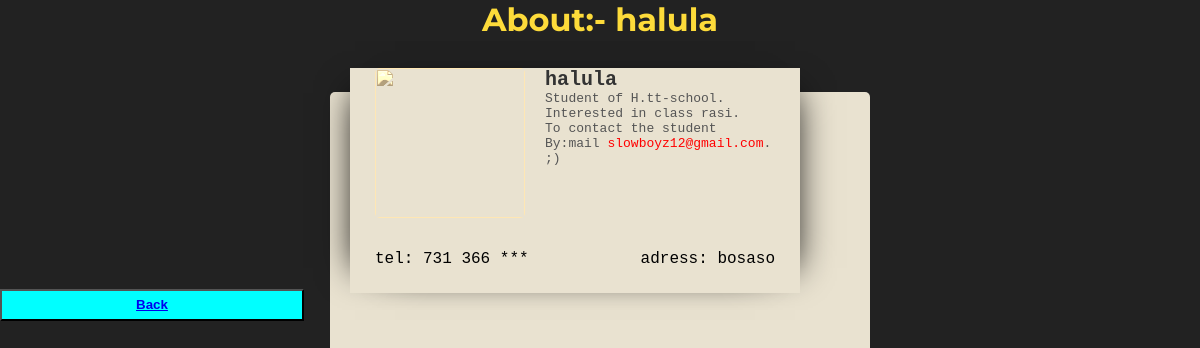
Page /detail_id/1/ on the committed database.
### student/models.py (models this page shows, shortened)
class StudentModel(models.Model):
    name = models.CharField(max_length= 255)
    s_class = models.CharField(max_length= 255)
    address = models.CharField(max_length=255)
    school_name = models.CharField(max_length=255)
    email = models.CharField(max_length=255)

### student/views.py (the view)
# urls.py: path('detail_id/<int:pk>/',views.aboutstudent,name='detail_id'),
def aboutstudent(request, pk):
    details = StudentModel.objects.get(id= pk)
    return render(request,'student/detail_id.html',{'details':details})

### student/templates/student/detail_id.html (shortened to what this page needs)
{% load static %}
<link rel="stylesheet" href="{% static 'css/main.css' %}">
{% block content %}
<div class="uppage">
    {% if details %}
    <h1> About:- {{details.name}}</h1>
</div>
<button style="font-weight: 600;
background-color: aqua;
width: 19rem;
height:2rem;
text-decoration: none;
"type="submit"><a href="{% url 'detail' %}">Back</a> </button>
    <div style="display: inline-block; background: wighte; margin-top: 20px;">
        <div id="card">
          <img src="https://s3-us-west-2.amazonaws.com/s.cdpn.io/43604/profile/profile-512_1.jpg"/>
          <h2>{{details.name}}</h2>
          <p>Student of {{details.school_name}}.</p>
          <p>Interested in class {{details.s_class}}.</p>
          <p>To contact the student By:mail  <span style="color:red;">{{details.email}}</span>. ;)</p>
          <span class="left bottom">tel: 731 366 ***</span>
          <span class="right bottom">adress: {{details.address}}</span>
        </div>
    </div>
    {% endif %}
{% endblock content %}

### static/css/main.css (style rules this page uses)
* { margin: 0; padding: 0; box-sizing: border-box; }
a { padding: 1rem; }
.uppage { display: flex; justify-content: center; align-items: center; color: #fddb3a; }
.left { left: 25px; }
.right { right: 25px; }
.bottom { position: absolute; bottom: 25px; }
#card { position: absolute; width: 450px; height: 225px; padding: 25px; padding-top: 0; padding-bottom: 0; left: 50%; top: 67.5px; margin-left: -250px; background: #E9E2D0; box-shadow: -20px 0 35px -25px black, 20px 0 35px -25px black; z-index: 5; }
#card img { width: 150px; float: left; border-radius: 5px; margin-right: 20px; -moz-filter: sepia(1); filter: sepia(1); }
#card h2 { font-family: courier; color: #333; margin: 0 auto; padding: 0; font-size: 15pt; }
#card p { font-family: courier; color: #555; font-size: 13px; }
#card span { font-family: courier; }

### rows in the picture
StudentModel: name "halula", school_name "H.tt-school", s_class "rasi", email "slowboyz12@gmail.com", address "bosaso"
